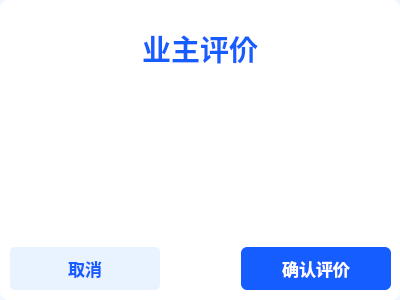
<?xml version="1.0" encoding="UTF-8"?>
<ui version="4.0">
 <class>owner_evaluation</class>
 <widget class="QWidget" name="owner_evaluation">
  <property name="geometry">
   <rect>
    <x>0</x>
    <y>0</y>
    <width>400</width>
    <height>300</height>
   </rect>
  </property>
  <property name="windowTitle">
   <string>Form</string>
  </property>
  <property name="styleSheet">
   <string notr="true">/* 主窗口 */
QWidget#owner_evaluation {
    background-color: #f0f7ff;
    border-radius: 12px;
    border: 1px solid #d6eaff;
    padding: 5px;
}

/* 主内容区域 */
QWidget#widget {
    background-color: white;
    border-radius: 8px;
    border: 1px solid #d6eaff;
    padding: 20px;
    box-shadow: 0 3px 8px rgba(100, 149, 237, 0.1);
}

/* 标题标签（精致化处理） */
QLabel#label {
    font-family: &quot;Microsoft YaHei UI&quot;, &quot;Segoe UI&quot;, sans-serif;
    font-size: 22pt;
    font-weight: 600; /* 半粗体更精致 */
    color: #165dff; /* 主蓝色 */
    padding: 10px 0;
    margin-bottom: 20px;
    border-bottom: 2px solid #e8f3ff;
    text-shadow: 0 1px 2px rgba(22, 93, 255, 0.05);
}

/* 文本编辑框 */
QTextEdit#textEdit {
    border: 1px solid #b9d4ff;
    border-radius: 6px;
    padding: 12px;
    font-family: &quot;Microsoft YaHei UI&quot;, sans-serif;
    font-size: 13pt;
    background-color: white;
    selection-background-color: #e6f0ff;
    selection-color: #165dff;
    transition: all 0.2s;
}

QTextEdit#textEdit:focus {
    border-color: #69b1ff;
    outline: none;
    box-shadow: 0 0 0 3px rgba(105, 177, 255, 0.2);
}

/* 按钮基础样式（蓝色调统一） */
QPushButton {
    font-family: &quot;Microsoft YaHei UI&quot;, sans-serif;
    font-size: 13pt;
    font-weight: 500;
    border-radius: 6px;
    padding: 9px 20px;
    min-width: 110px;
    transition: all 0.2s;
    border: none;
}

/* 确认按钮（主蓝色） */
QPushButton#pushButton {
    background-color: #165dff;
    color: white;
}

QPushButton#pushButton:hover {
    background-color: #4080ff;
    box-shadow: 0 2px 6px rgba(22, 93, 255, 0.25);
}

QPushButton#pushButton:pressed {
    background-color: #0e42d2;
    transform: translateY(1px);
}

/* 取消按钮（浅蓝辅助色） */
QPushButton#pushButton_2 {
    background-color: #e8f3ff;
    color: #165dff;
    border: 1px solid #c9e0ff;
}

QPushButton#pushButton_2:hover {
    background-color: #d6eaff;
    box-shadow: 0 2px 6px rgba(22, 93, 255, 0.15);
}

QPushButton#pushButton_2:pressed {
    background-color: #c9e0ff;
    transform: translateY(1px);
}

/* 按钮布局 */
QHBoxLayout#horizontalLayout {
    spacing: 15px;
    margin-top: 20px;
    justify-content: center; /* 按钮居中更精致 */
}</string>
  </property>
  <layout class="QGridLayout" name="gridLayout">
   <property name="leftMargin">
    <number>0</number>
   </property>
   <property name="topMargin">
    <number>0</number>
   </property>
   <property name="rightMargin">
    <number>0</number>
   </property>
   <property name="bottomMargin">
    <number>0</number>
   </property>
   <property name="spacing">
    <number>0</number>
   </property>
   <item row="0" column="0">
    <widget class="QWidget" name="widget" native="true">
     <property name="styleSheet">
      <string notr="true">border-color: rgb(255, 255, 255);</string>
     </property>
     <layout class="QGridLayout" name="gridLayout_2">
      <item row="2" column="1">
       <widget class="QTextEdit" name="textEdit"/>
      </item>
      <item row="0" column="1">
       <widget class="QLabel" name="label">
        <property name="styleSheet">
         <string notr="true"/>
        </property>
        <property name="text">
         <string>业主评价</string>
        </property>
        <property name="alignment">
         <set>Qt::AlignmentFlag::AlignBottom|Qt::AlignmentFlag::AlignHCenter</set>
        </property>
       </widget>
      </item>
      <item row="3" column="1">
       <layout class="QHBoxLayout" name="horizontalLayout">
        <item>
         <widget class="QPushButton" name="pushButton_2">
          <property name="text">
           <string>取消</string>
          </property>
         </widget>
        </item>
        <item>
         <spacer name="horizontalSpacer">
          <property name="orientation">
           <enum>Qt::Orientation::Horizontal</enum>
          </property>
          <property name="sizeHint" stdset="0">
           <size>
            <width>40</width>
            <height>20</height>
           </size>
          </property>
         </spacer>
        </item>
        <item>
         <widget class="QPushButton" name="pushButton">
          <property name="text">
           <string>确认评价</string>
          </property>
         </widget>
        </item>
       </layout>
      </item>
     </layout>
    </widget>
   </item>
  </layout>
 </widget>
 <resources/>
 <connections/>
</ui>
